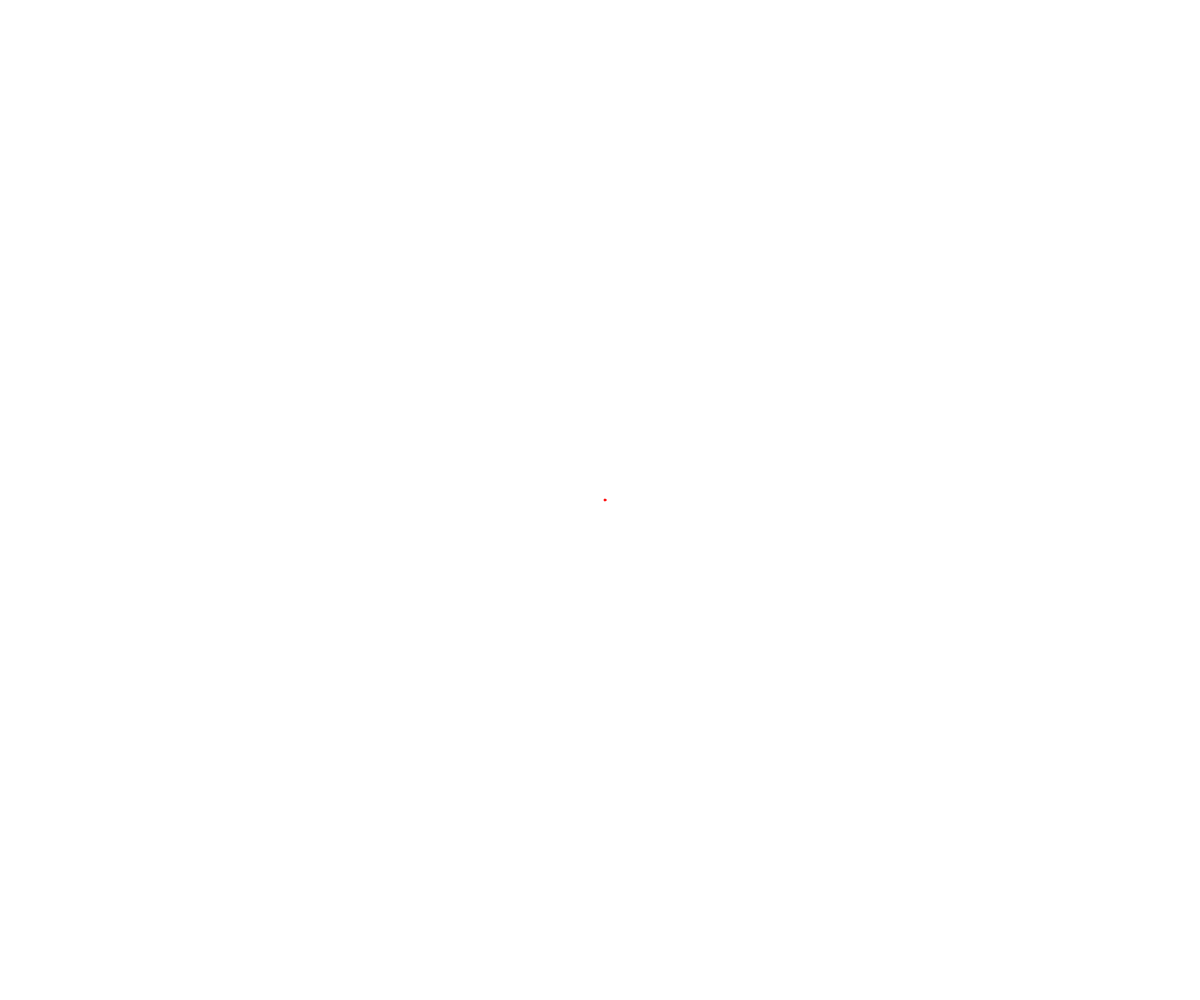
Frame 1 (no input)
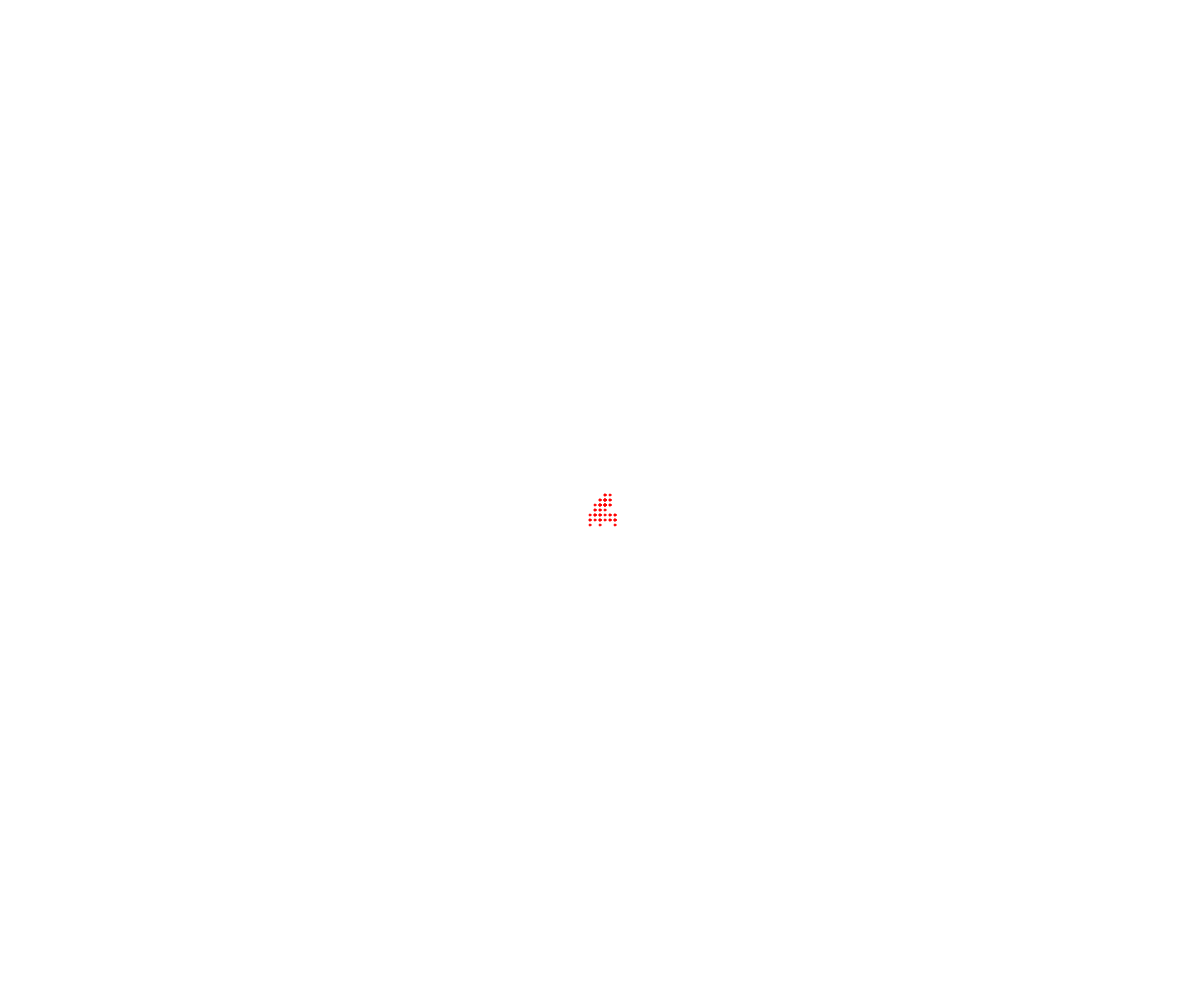
Frame 60 (no input)
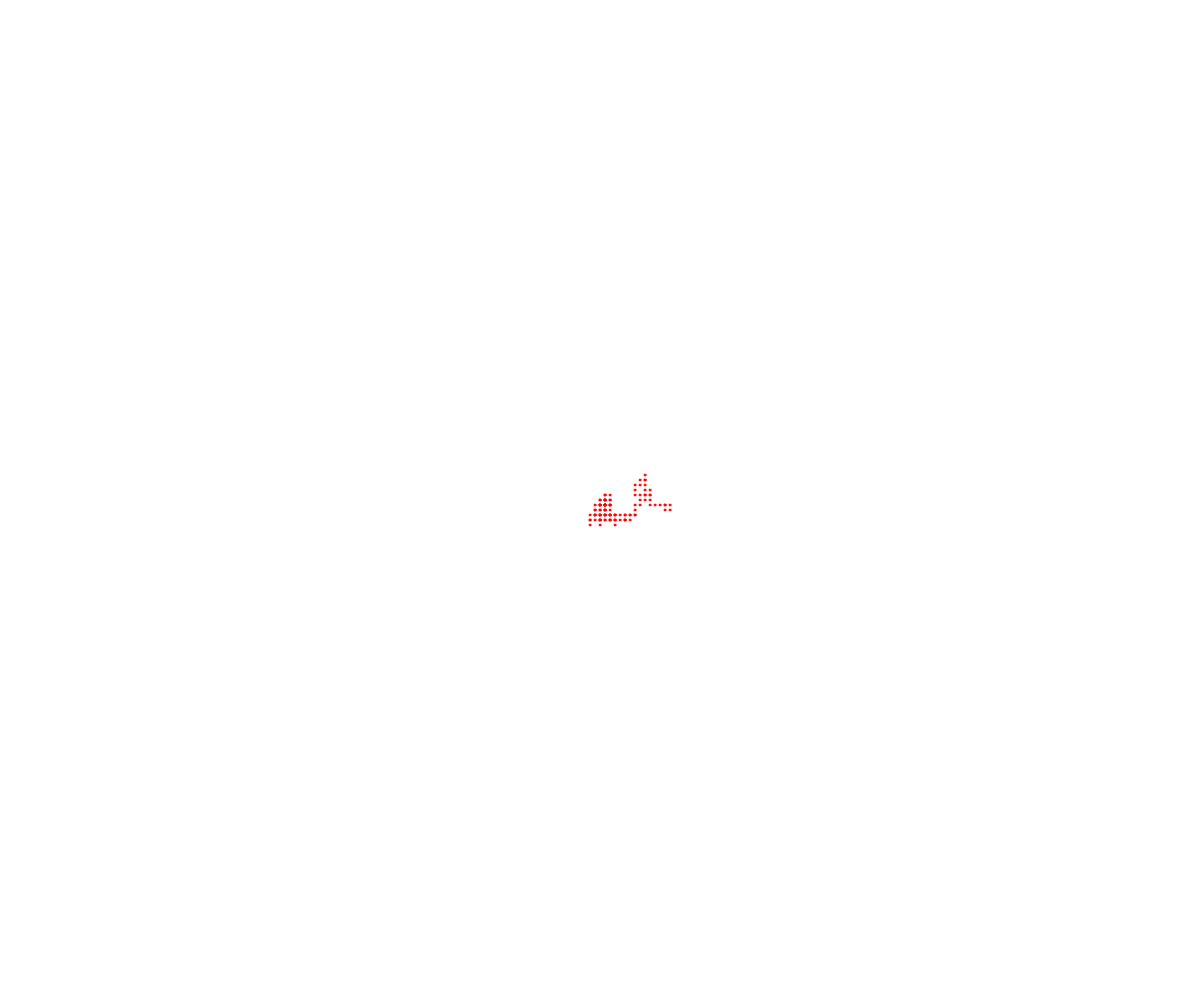
Frame 120 (the mouse pressed at the canvas centre since frame 60)

The p5.js sketch that drew these frames (run headless with seeded random() and noise() and a simulated clock; from frame 60 on, the mouse is pressed at the canvas centre):

// p5.js sketch
// ── sketch.js
// Walker Oop Arrays Demo
// Nini
// 11/14/22

class Walker {
  constructor(x, y) {
    this.x = x;
    this.y = y;
    this.color = "red";
    this.speed = 5;
    this.radius = 1;
  }

  display() {
    stroke(this.color);
    fill(this.color);
    circle(this.x, this.y, this.radius*2);
  }

  move() {
    let choice = random(100);

    if (choice < 25) {
      //up
      this.y -= this.speed;
    }
    else if (choice < 50) {
      //down
      this.y += this.speed;
    }
    else if (choice < 75) {
      //right
      this.x += this.speed;
    }
    else {
      //left
      this.x -= this.speed;
    }

  }
}

let walkerArray = [];

function setup() {
  createCanvas(windowWidth, windowHeight);

  let michael = new Walker(width/2, height/2);
  walkerArray.push(michael);
}

function draw() {
  for (let i = 0; i < walkerArray.length; i++) {
    walkerArray[i].move();
    walkerArray[i].display();
  }
}

function spawnWalker() {
  let michael = new Walker(random(width), random(height));
  let someColor = color(random(255), random(255), random(255));
  michael.color = someColor;
  walkerArray.push(michael);
}

function keyPressed() {
  spawnWalker();
}
